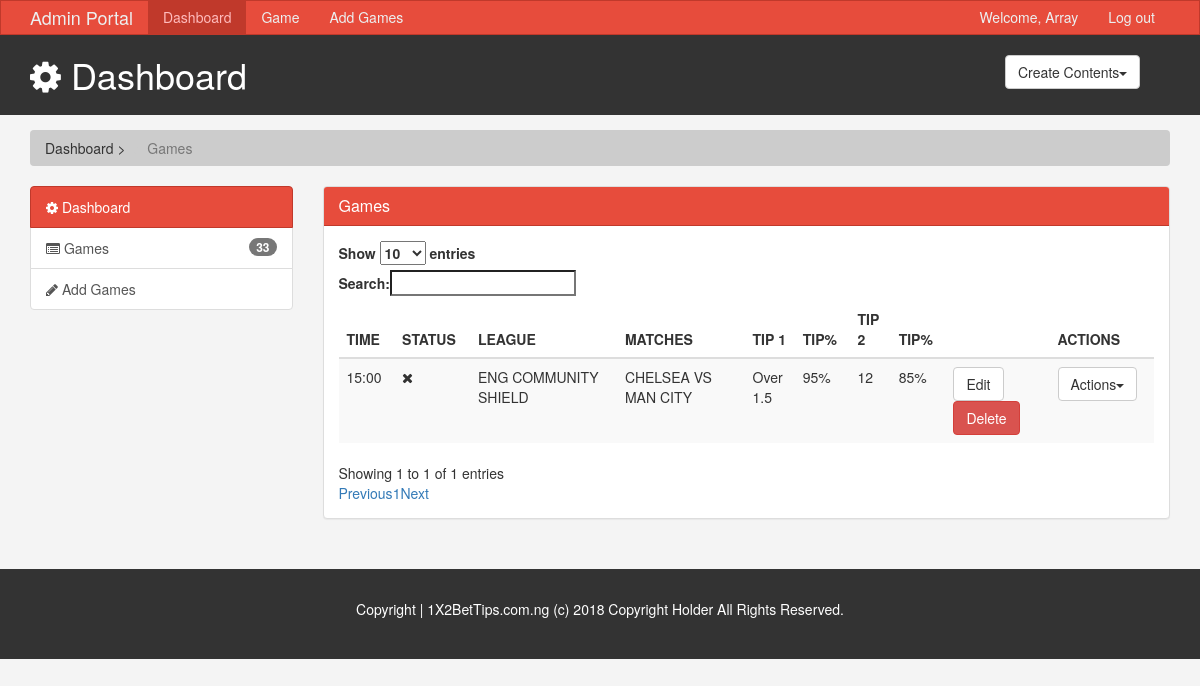
Screenshot of /admin/games.php (signed in) with the database file from the repository.
### tables this page shows
CREATE TABLE `games` (
  `id` int(11) NOT NULL,
  `league` varchar(225) DEFAULT NULL,
  `matches` varchar(225) DEFAULT NULL,
  `tip1` varchar(225) DEFAULT NULL,
  `firstpercentage` varchar(20) DEFAULT NULL,
  `tip2` varchar(225) DEFAULT NULL,
  `secondpercentage` varchar(20) DEFAULT NULL,
  `matchdate` date DEFAULT NULL,
  `matchtime` varchar(20) DEFAULT NULL,
  `status` int(11) DEFAULT '0',
  `datecreated` datetime NOT NULL DEFAULT CURRENT_TIMESTAMP
);

### admin/Database.php (called while the page is built, shortened)
<?php
class Database
{
    private $dbhost = 'localhost';
    private $dbuser = '';
    private $dbpass = '';
    private $dbname = '';
    private $dbh;
    private $stmt;
    private static $instance;
    private function __construct()
    {
        $DSN = "mysql:host=". $this->dbhost . ";dbname=". $this->dbname;
        $options = array(
            PDO::ATTR_PERSISTENT => true,
            PDO::ATTR_ERRMODE => PDO::ERRMODE_EXCEPTION
        );
        try {
            $this->dbh = new PDO($DSN,  $this->dbuser, $this->dbpass, $options);
        } catch (PDOException $e) {
            $this->error = $e->getMessage();
            echo $this->error;
        }
    }
    public static function getInstance()
    {
        if (!self::$instance) {
            self::$instance = new self();
        }
        return self::$instance;
    }
    public function query($sql)
    {
        $this->stmt = $this->dbh->prepare($sql);
    }
    public function execute()
    {
         $this->stmt->execute();
         return $this->stmt;
    }
}

### admin/games.php (the view, shortened to what this page needs)
<?php require_once 'header.php'?>
	<section>
		<div class="container">
			<ol class="breadcrumb">
				<li><a href="index.php">Dashboard</a> ></li>
				<li class="active">Games</li>
			</ol>
		</div>
	</section>
	<section id="main">
		<div class="container">
			<div class="row">
				<div class="col-md-3">
					<div class="list-group">
						<a href="index.php" class="list-group-item active main-color-bg">
						    <span class="fa fa-cog" aria-hidden="true"></span> Dashboard
						  </a>
						<a href="games.php" class="list-group-item"><span class="fa fa-list-alt" aria-hidden="true"></span> Games<span class="badge">33</span></a>
						<a type="#" class="list-group-item" data-toggle="modal" data-target="#addPost"><span class="fa fa-pencil" aria-hidden="true"></span> Add Games</a>
					</div>
				</div>
				<div class="col-md-9">
					<div class="panel panel-default">
						<div class="panel-heading main-color-bg">
							<h3 class="panel-title">Games</h3>
						</div>
						<div class="panel-body">
							<div class="table-responsive">
								<table id="postTable" class="table table-striped table-hover">
									<thead>
										<tr>
											<th>TIME</th>
											<th>STATUS</th>
											<th>LEAGUE</th>
											<th>MATCHES</th>
											<th>TIP 1</th>
											<th>TIP%</th>
											<th>TIP 2</th>
											<th>TIP%</th>
											<th></th>
											<th>ACTIONS</th>
										</tr>
									</thead>
									<tbody>
										<?php
		                                    $db = Database::getInstance();
		                                    $query = 'SELECT * FROM games ORDER BY id DESC';
		                                    $db->query($query);
		                                    $stmt = $db->execute();
		                                    if ($stmt->rowCount() > 0) {
		                                        while ($data = $stmt->fetch(PDO::FETCH_OBJ)) {?>
		                                            <tr>
		                                                <td><?php echo $data->matchtime ?></td>
														<td><span class="<?php echo $retVal = ($data->status == 1) ? 'fa fa-check' : 'fa fa-remove' ;?>" aria-hidden="true"></span></td>
		                                                <td><?php echo $data->league ?></td>
		                                                <td><?php echo $data->matches ?></td>
		                                                <td><?php echo $data->tip1 ?></td>
		                                                <td><?php echo $data->firstpercentage ?> </td>
		                                                <td><?php echo $data->tip2 ?></td>
		                                                <td><?php echo $data->secondpercentage ?> </td>
														<td>
															<a href="edit.php?id=<?php echo $data->id ?>" class="btn btn-default">Edit</a>
															<a href="#" id="delete_btn" gid="<?php echo $data->id; ?>" class="btn btn-danger">Delete</a>
														</td>
														<td>
															<div class="dropdown create">
																  <button class="btn btn-default dropdown-toggle" type="button" id="dropdownMenu" data-toggle="dropdown" aria-haspopup="true" aria-expanded="true">Actions<span class="caret"></span>
																  </button>
															</div>
													</td>
		                                            </tr>
		                                        <?php
		                                        }
		                                    }?>
									</tbody>
								</table>
							</div>
						</div>
					</div>
				</div>
			</div>
	</section>
<?php require_once 'footer.php';?>

### admin/css/style.css (style rules this page uses)
body { background:#f4f4f4; }
.main-color-bg { background-color: #e74c3c !important; color: #ffffff !important; border-color: #c0392b !important; }
.breadcrumb { background: #cccccc; color: #333333; }
.breadcrumb a { color: #333333; }

### rows the page displays
games: matchtime "15:00", status 0 (drawn), league "ENG COMMUNITY SHIELD", matches "CHELSEA VS MAN CITY", tip1 "Over 1.5", firstpercentage "95%", tip2 "12", secondpercentage "85%"

### other values shown
explode('@', $_SESSION['email'][0]) "Array"
